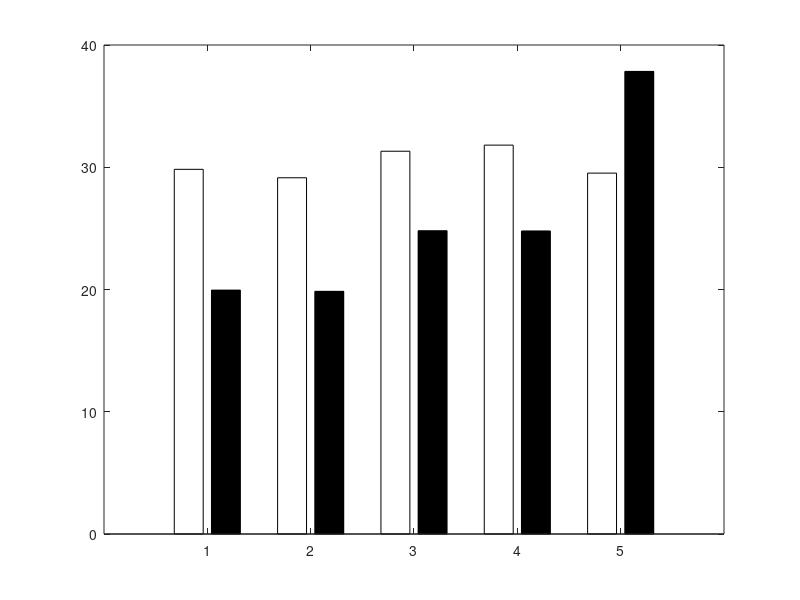

This figure's MATLAB source: (Note: this script raises an error after producing the figure.)
% 数据
model_names = {'MF', 'BPR', 'MACR', 'DICE', 'PCDR'};
HR20_conservatives = [29.83, 29.14, 31.31, 31.81, 29.52]; 
HR20_radicals      = [19.95, 19.85, 24.81, 24.79, 37.84]; 

% 设置画布大小和字体大小
figure('Units', 'inches', 'Position', [0, 0, 5, 4]);
fontSize = 16;

% 绘制柱状图
bar_data = [HR20_conservatives; HR20_radicals]';
bar_handle = bar(bar_data, 'FaceColor', 'flat');

% 设置颜色（学术风格）
bar_handle(1).CData = [0 0.4470 0.7410];
bar_handle(2).CData = [0.8500 0.3250 0.0980];

% 添加标签和标题
set(gca, 'XTickLabel', model_names, 'FontSize', fontSize);
ylabel('HR@20', 'FontSize', fontSize);
%xlabel('Model', 'FontSize', fontSize);
legend({'conservatives', 'radicals'}, 'FontSize', fontSize);

% 展示
grid on;

model_names = {'MF', 'LightGCN', 'MACR', 'DICE', 'PCDR'};

% group1
% HR20_conservatives = [31.43, 22.72, 22.72, 23.30, 23.86]; 
% HR20_radicals      = [24.96, 15.88, 16.27, 16.45, 33.87]; 
% 
% 
% % group2
% HR20_conservatives = [29.83, 29.14, 31.31, 31.81, 29.52]; 
% HR20_radicals      = [19.95, 19.85, 24.81, 24.79, 37.84]; 
